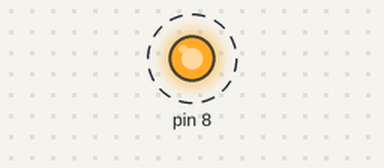
Bench run of a sketch on a simulated Arduino Uno, built with avr-gcc and run on an emulated ATmega328P. Parts: output pins drawn as LEDs (lit = HIGH). Dashed ring = blinking.

Above: at 0.2 s.
Timing chart, 0 to 3.0 s (numbered marks = the images above):
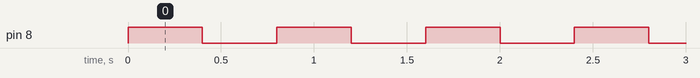

The sketch:

1.ino
```cpp
void setup()
{
  pinMode(8, OUTPUT);
}

void loop()
{
    digitalWrite(8, 1);
    delay(400);
    digitalWrite(8, 0);
    delay(400);
}
```

Measured:
- by itself, pin 8: alternates HIGH for 0.40 s and LOW for 0.40 s
